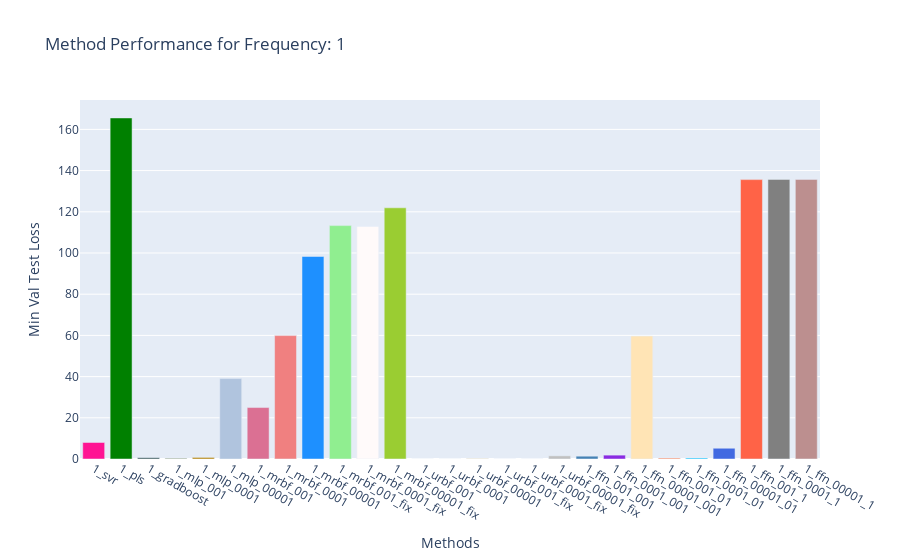
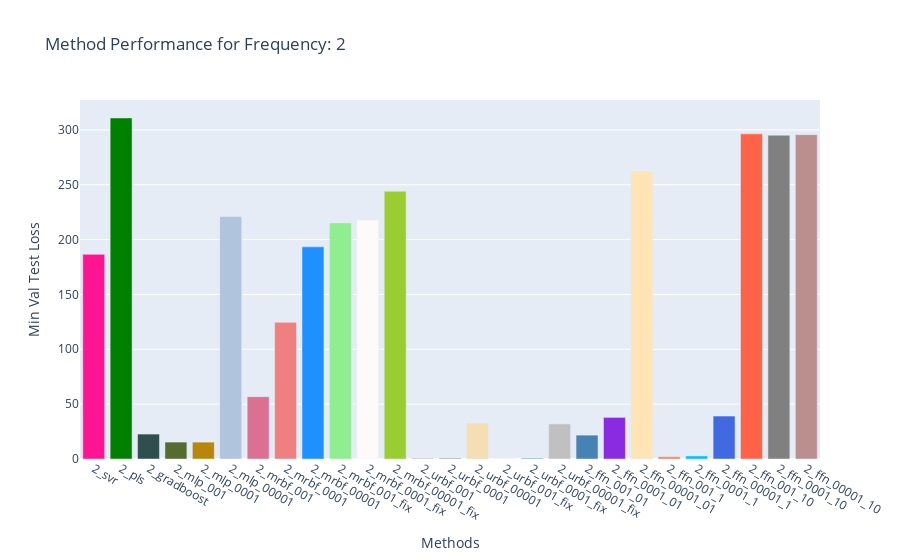
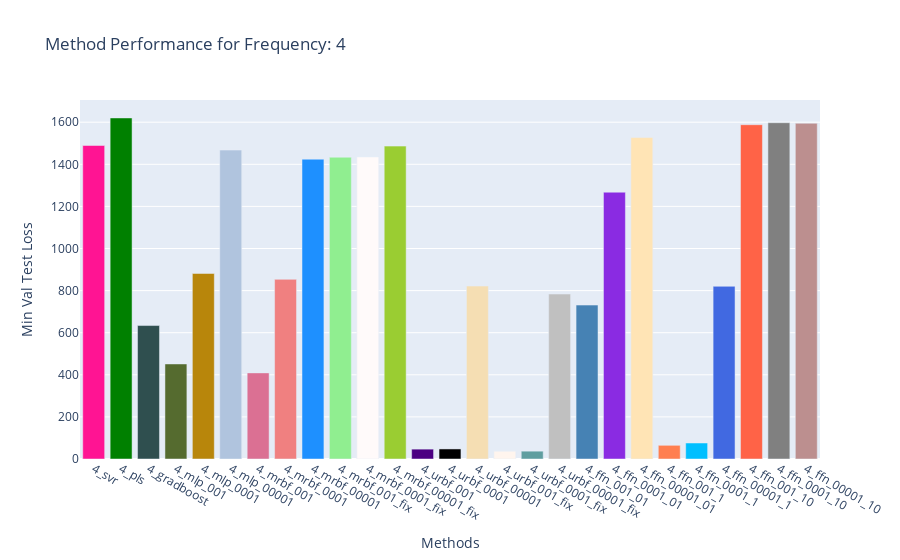
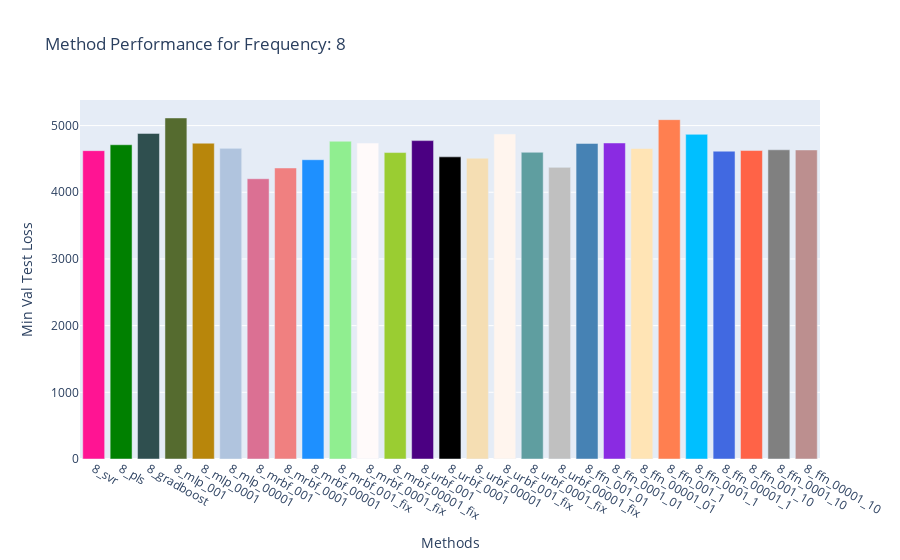

Notebook code for these charts, in order:
### Code cell
## plot the overall mean performance of 

import plotly.graph_objects as go
import matplotlib.colors as mcolors
import plotly.offline as pyo
import random

random.seed(6)

num_methods = 27

experiment_data = experiment_data_loader.experiment_data

method_results = {}
method_name = {}

method_durations = {}
method_params = {}


chunks = []
chunk_name = []


for key, val in experiment_data.items():  
    
    method_results[key] = []
    method_name[key] = experiment_data_loader.experiment_descriptions[key].name
    
    method_durations[key] = []
    method_params[key] = []
    
    for repetition_id, repetition_data in val['repetition_data'].items():
        epochs = repetition_data['epoch']
        
        val_loss = repetition_data['val_loss']
        test_loss = repetition_data['test_loss']

        min_val_idx = val_loss.argmin()
        min_val_test_loss = test_loss[min_val_idx]
                
        method_results[key].append(min_val_test_loss)
        method_durations[key].append(repetition_data['duration'])
        
        if 'params' in repetition_data:
            num_params = repetition_data['params']
        else:
            num_params = 0
        method_params[key].append(num_params)
        

    
# Extracting keys and values for the bar chart
categories = list(method_results.keys())
values = list(method_results.values())

### use average value:
values = [np.asarray(value).mean() for value in values]
### get names:å
categories = [method_name[key] for key in categories]
# Getting a list of named colors from matplotlib
named_colors = list(mcolors.CSS4_COLORS.keys())
random.shuffle(named_colors)
# Selecting the first 27 colors
colors = named_colors[:num_methods]

for frequency_chunk in range(4):
    
    chunk_values = values[frequency_chunk*num_methods:(frequency_chunk+1)*num_methods]
    chunk_names = categories[frequency_chunk*num_methods:(frequency_chunk+1)*num_methods]

    # Creating the bar chart
    fig = go.Figure(data=[go.Bar(x=chunk_names, y=chunk_values,marker_color=colors)])

    # Adding title and labels (you can modify these as needed)
    fig.update_layout(
        title=f"Method Performance for Frequency: {2**frequency_chunk}",
        xaxis_title="Methods",
        yaxis_title="Min Val Test Loss"
    )

    # Displaying the figure
    fig.show()
    
    chunks.append(chunk_values)
    chunk_name.append(f"{2**frequency_chunk}")
    


# transpose!
chunks = list(map(list, zip(*chunks)))
    

# Create a trace for each line
traces = [go.Scatter(x=list(range(len(line))), y=line, mode='lines', name=chunk_names[i][2:]) for i, line in enumerate(chunks)]

# Define the layout of the chart
layout = go.Layout(
    title='Multiple Lines Chart',
    xaxis=dict(title='Frequency', tickvals=list(range(len(chunk_name))), ticktext=chunk_name),
    yaxis=dict(title='Loss',type='log')
)

# Create the figure and plot it
fig = go.Figure(data=traces, layout=layout)
fig.show()

### Figure 1 — Plotly figure (JSON) as saved in the notebook; plotly's stock layout.template omitted (floating-point values rounded to 4 significant figures)
{"data": [{"marker": {"color": ["deeppink", "green", "darkslategray", "darkolivegreen", "darkgoldenrod", "lightsteelblue", "palevioletred", "lightcoral", "dodgerblue", "lightgreen", "snow", "yellowgreen", "indigo", "black", "wheat", "seashell", "cadetblue", "silver", "steelblue", "blueviolet", "moccasin", "coral", "deepskyblue", "royalblue", "tomato", "gray", "rosybrown"]}, "type": "bar", "x": ["1_svr", "1_pls", "1_gradboost", "1_mlp_001", "1_mlp_0001", "1_mlp_00001", "1_mrbf_001", "1_mrbf_0001", "1_mrbf_00001", "1_mrbf_001_fix", "1_mrbf_0001_fix", "1_mrbf_00001_fix", "1_urbf_001", "1_urbf_0001", "1_urbf_00001", "1_urbf_001_fix", "1_urbf_0001_fix", "1_urbf_00001_fix", "1_ffn_001_001", "1_ffn_0001_001", "1_ffn_00001_001", "1_ffn_001_01", "1_ffn_0001_01", "1_ffn_00001_01", "1_ffn_001_1", "1_ffn_0001_1", "1_ffn_00001_1"], "y": [8.014, 165.6, 0.6224, 0.3003, 0.764, 39.04, 24.97, 59.91, 98.29, 113.3, 112.9, 121.9, 0.00127, 0.001024, 0.3137, 0.006075, 0.01426, 1.531, 1.359, 1.878, 59.68, 0.4407, 0.4726, 5.218, 135.6, 135.7, 135.7]}], "layout": {"title": {"text": "Method Performance for Frequency: 1"}, "xaxis": {"title": {"text": "Methods"}}, "yaxis": {"title": {"text": "Min Val Test Loss"}}}}

### Figure 2 — Plotly figure (JSON) as saved in the notebook; plotly's stock layout.template omitted (floating-point values rounded to 4 significant figures)
{"data": [{"marker": {"color": ["deeppink", "green", "darkslategray", "darkolivegreen", "darkgoldenrod", "lightsteelblue", "palevioletred", "lightcoral", "dodgerblue", "lightgreen", "snow", "yellowgreen", "indigo", "black", "wheat", "seashell", "cadetblue", "silver", "steelblue", "blueviolet", "moccasin", "coral", "deepskyblue", "royalblue", "tomato", "gray", "rosybrown"]}, "type": "bar", "x": ["2_svr", "2_pls", "2_gradboost", "2_mlp_001", "2_mlp_0001", "2_mlp_00001", "2_mrbf_001", "2_mrbf_0001", "2_mrbf_00001", "2_mrbf_001_fix", "2_mrbf_0001_fix", "2_mrbf_00001_fix", "2_urbf_001", "2_urbf_0001", "2_urbf_00001", "2_urbf_001_fix", "2_urbf_0001_fix", "2_urbf_00001_fix", "2_ffn_001_01", "2_ffn_0001_01", "2_ffn_00001_01", "2_ffn_001_1", "2_ffn_0001_1", "2_ffn_00001_1", "2_ffn_001_10", "2_ffn_0001_10", "2_ffn_00001_10"], "y": [186.6, 310.9, 22.73, 15.41, 15.38, 221.0, 56.8, 124.7, 193.4, 215.2, 217.7, 244.0, 0.2721, 0.4457, 32.78, 0.5231, 0.7523, 31.99, 21.77, 37.93, 262.4, 2.044, 2.777, 39.12, 296.4, 295.1, 295.6]}], "layout": {"title": {"text": "Method Performance for Frequency: 2"}, "xaxis": {"title": {"text": "Methods"}}, "yaxis": {"title": {"text": "Min Val Test Loss"}}}}

### Figure 3 — Plotly figure (JSON) as saved in the notebook; plotly's stock layout.template omitted (floating-point values rounded to 4 significant figures)
{"data": [{"marker": {"color": ["deeppink", "green", "darkslategray", "darkolivegreen", "darkgoldenrod", "lightsteelblue", "palevioletred", "lightcoral", "dodgerblue", "lightgreen", "snow", "yellowgreen", "indigo", "black", "wheat", "seashell", "cadetblue", "silver", "steelblue", "blueviolet", "moccasin", "coral", "deepskyblue", "royalblue", "tomato", "gray", "rosybrown"]}, "type": "bar", "x": ["4_svr", "4_pls", "4_gradboost", "4_mlp_001", "4_mlp_0001", "4_mlp_00001", "4_mrbf_001", "4_mrbf_0001", "4_mrbf_00001", "4_mrbf_001_fix", "4_mrbf_0001_fix", "4_mrbf_00001_fix", "4_urbf_001", "4_urbf_0001", "4_urbf_00001", "4_urbf_001_fix", "4_urbf_0001_fix", "4_urbf_00001_fix", "4_ffn_001_01", "4_ffn_0001_01", "4_ffn_00001_01", "4_ffn_001_1", "4_ffn_0001_1", "4_ffn_00001_1", "4_ffn_001_10", "4_ffn_0001_10", "4_ffn_00001_10"], "y": [1489.0, 1620.0, 634.0, 451.6, 881.4, 1468.0, 409.1, 853.5, 1424.0, 1434.0, 1435.0, 1486.0, 46.87, 47.71, 821.5, 36.9, 37.2, 783.6, 731.2, 1268.0, 1527.0, 65.05, 76.01, 820.4, 1588.0, 1598.0, 1595.0]}], "layout": {"title": {"text": "Method Performance for Frequency: 4"}, "xaxis": {"title": {"text": "Methods"}}, "yaxis": {"title": {"text": "Min Val Test Loss"}}}}

### Figure 4 — Plotly figure (JSON) as saved in the notebook; plotly's stock layout.template omitted (floating-point values rounded to 4 significant figures)
{"data": [{"marker": {"color": ["deeppink", "green", "darkslategray", "darkolivegreen", "darkgoldenrod", "lightsteelblue", "palevioletred", "lightcoral", "dodgerblue", "lightgreen", "snow", "yellowgreen", "indigo", "black", "wheat", "seashell", "cadetblue", "silver", "steelblue", "blueviolet", "moccasin", "coral", "deepskyblue", "royalblue", "tomato", "gray", "rosybrown"]}, "type": "bar", "x": ["8_svr", "8_pls", "8_gradboost", "8_mlp_001", "8_mlp_0001", "8_mlp_00001", "8_mrbf_001", "8_mrbf_0001", "8_mrbf_00001", "8_mrbf_001_fix", "8_mrbf_0001_fix", "8_mrbf_00001_fix", "8_urbf_001", "8_urbf_0001", "8_urbf_00001", "8_urbf_001_fix", "8_urbf_0001_fix", "8_urbf_00001_fix", "8_ffn_001_01", "8_ffn_0001_01", "8_ffn_00001_01", "8_ffn_001_1", "8_ffn_0001_1", "8_ffn_00001_1", "8_ffn_001_10", "8_ffn_0001_10", "8_ffn_00001_10"], "y": [4624.0, 4712.0, 4883.0, 5114.0, 4736.0, 4658.0, 4203.0, 4364.0, 4488.0, 4765.0, 4739.0, 4595.0, 4774.0, 4531.0, 4511.0, 4875.0, 4599.0, 4374.0, 4732.0, 4739.0, 4656.0, 5088.0, 4869.0, 4616.0, 4626.0, 4637.0, 4634.0]}], "layout": {"title": {"text": "Method Performance for Frequency: 8"}, "xaxis": {"title": {"text": "Methods"}}, "yaxis": {"title": {"text": "Min Val Test Loss"}}}}
